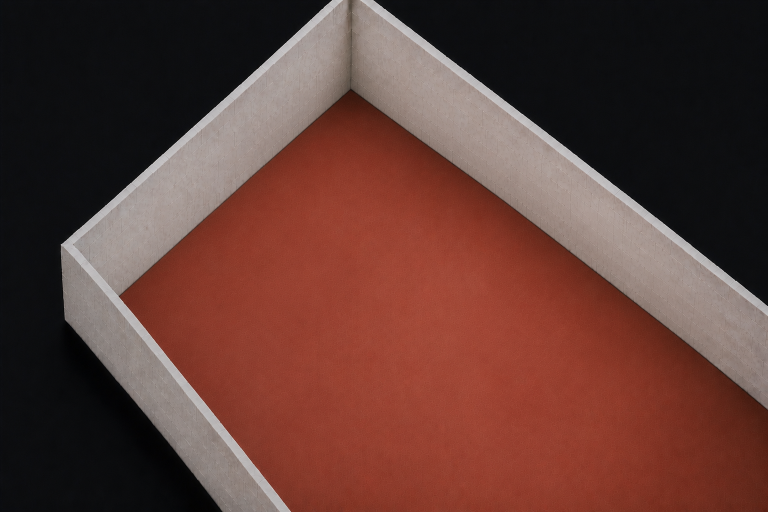
#> input picture media/home/studio-room-assets/layers/00-room-shell.png, 1536 x 1024 px (shown at 1/2 size)
$ python place_rugs_from_markup.py
#> lines starting #> are read from the running program, lines starting #| are printed output that depends on the picture; after the words box and inside, x2 and y2 are one past the last pixel; in counts of white or black regions, pixels touching at a corner belong together
#!/usr/bin/env python3
"""Place the two approved rug candidates onto the locked 00 room shell.

The user markup is the placement authority. The original room shell and rug
master remain unchanged. This writes a versioned composite and registered rug
layer for inspection.
"""

from __future__ import annotations

from pathlib import Path

import cv2
import numpy as np
from PIL import Image, ImageDraw, ImageEnhance, ImageFilter


ROOT = Path(__file__).resolve().parents[1]
SHELL_PATH = ROOT / "layers" / "00-room-shell.png"
RUG_MASTER_PATH = ROOT / "candidates" / "rugs" / "01-rugs-digital-replica-candidate-v1-alpha-full.png"
OUT_DIR = ROOT / "qa" / "rug-placement"
SIZE = (1536, 1024)


def load_rgba(path: Path) -> np.ndarray:
    return np.array(Image.open(path).convert("RGBA"))


def split_rugs(master: np.ndarray) -> tuple[np.ndarray, np.ndarray]:
    alpha = master[:, :, 3]
    count, labels, stats, _ = cv2.connectedComponentsWithStats((alpha > 8).astype(np.uint8), 8)
    components: list[tuple[int, np.ndarray]] = []
    for label in range(1, count):
        x, y, width, height, area = stats[label]
        if area < 1000:
            continue
        crop = master[y : y + height, x : x + width].copy()
        crop[:, :, 3] = np.where(labels[y : y + height, x : x + width] == label, crop[:, :, 3], 0)
        components.append((area, crop))
    if len(components) != 2:
        raise ValueError(f"Expected two rug components, found {len(components)}")
    components.sort(key=lambda item: item[0], reverse=True)
    return components[0][1], components[1][1]


def opaque_corners(image: np.ndarray) -> np.ndarray:
    """Return ordered TL, TR, BR, BL corners of the visible rug quadrilateral."""
    alpha = image[:, :, 3]
    points = cv2.findNonZero((alpha > 32).astype(np.uint8))
    if points is None:
        raise ValueError("Rug has no visible pixels")
    hull = cv2.convexHull(points)
    rect = cv2.minAreaRect(hull)
    box = cv2.boxPoints(rect).astype(np.float32)
    sums = box.sum(axis=1)
    diffs = np.diff(box, axis=1).ravel()
    return np.array(
        [box[np.argmin(sums)], box[np.argmin(diffs)], box[np.argmax(sums)], box[np.argmax(diffs)]],
        dtype=np.float32,
    )


def warp_rgba(image: np.ndarray, destination: np.ndarray) -> np.ndarray:
    source = opaque_corners(image)
    matrix = cv2.getPerspectiveTransform(source, destination.astype(np.float32))
    warped = cv2.warpPerspective(
        image,
        matrix,
        SIZE,
        flags=cv2.INTER_LANCZOS4,
        borderMode=cv2.BORDER_CONSTANT,
        borderValue=(0, 0, 0, 0),
    )
    return warped


def floor_mask(shell: Image.Image) -> Image.Image:
    """Constrain rugs to the visible red floor and keep all wall faces/caps above."""
    rgb = np.array(shell.convert("RGB"))
    red = rgb[:, :, 0].astype(np.int16)
    green = rgb[:, :, 1].astype(np.int16)
    blue = rgb[:, :, 2].astype(np.int16)
    mask = ((red > 75) & (red > green * 1.18) & (red > blue * 1.15)).astype(np.uint8) * 255
    mask = cv2.morphologyEx(mask, cv2.MORPH_CLOSE, np.ones((5, 5), np.uint8))
    mask = cv2.GaussianBlur(mask, (0, 0), 0.6)
    return Image.fromarray(mask, "L")


def room_grade(image: Image.Image) -> Image.Image:
    alpha = image.getchannel("A")
    rgb = ImageEnhance.Color(image.convert("RGB")).enhance(0.88)
    rgb = ImageEnhance.Contrast(rgb).enhance(0.91)
    rgb = ImageEnhance.Brightness(rgb).enhance(0.94)
    rgb = rgb.filter(ImageFilter.GaussianBlur(0.18))
    result = rgb.convert("RGBA")
    result.putalpha(alpha)
    return result


def subtle_contact_shadow(rug_alpha: Image.Image) -> Image.Image:
    edge = rug_alpha.filter(ImageFilter.MaxFilter(5))
    edge = edge.filter(ImageFilter.GaussianBlur(2.2))
    edge = edge.point(lambda value: round(value * 0.12))
    shadow = Image.new("RGBA", SIZE, (45, 25, 18, 0))
    shadow.putalpha(edge)
    return shadow


def build() -> tuple[Path, Path, Path]:
    shell = Image.open(SHELL_PATH).convert("RGBA")
    if shell.size != SIZE:
        raise ValueError(f"Locked shell size changed: {shell.size}")
    large, small = split_rugs(load_rgba(RUG_MASTER_PATH))
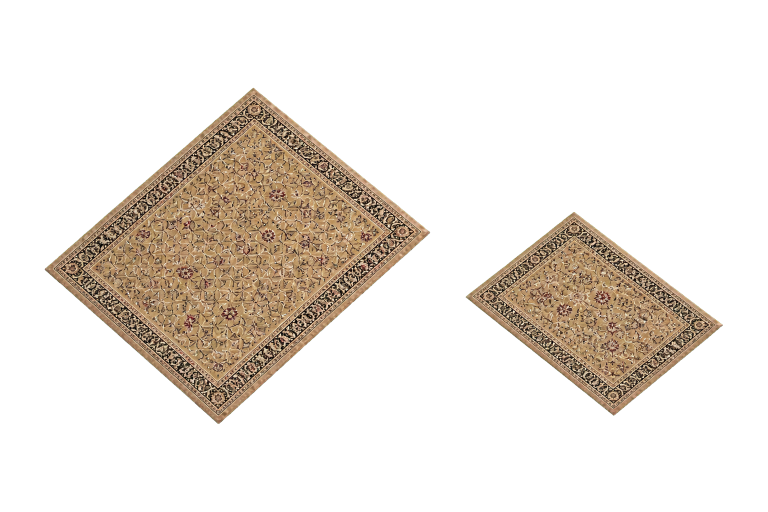
#> input picture media/home/studio-room-assets/candidates/rugs/01-rugs-digital-replica-candidate-v1-alpha-full.png, 1536 x 1024 px (shown at 1/2 size)
#> in load_rgba, returned value is the input picture: shape (1024, 1536, 4); mean R, G, B, A 36.8, 30.1, 23, 58.3
#> in split_rugs, `count, labels, stats, _ = cv2.connectedComponentsWithStats((alpha > 8)..`:
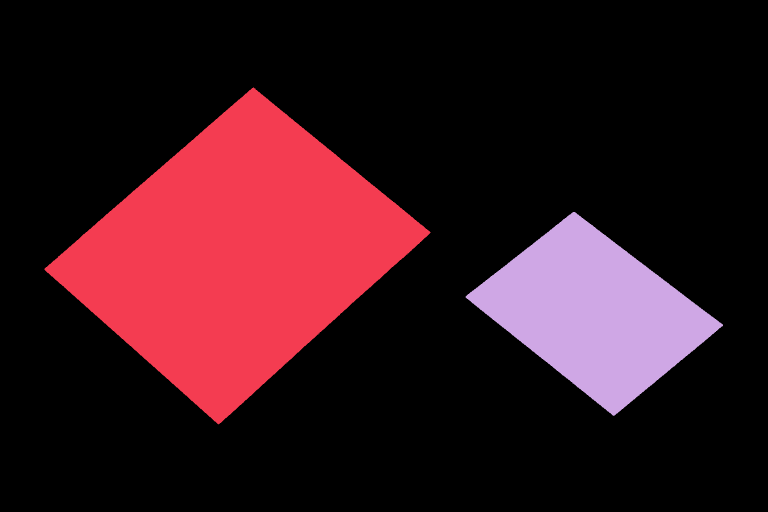
#> labels: shape (1024, 1536) int32 (shown at 1/2 size); 3 distinct labels, from 0 to 2; one colour per label, 0 black
#> in split_rugs, `count, labels, stats, _ = cv2.connectedComponentsWithStats((alpha > 8)..`: count = 3; stats = [[0, 0, 1536, 1024, 1210706], [89, 175, 772, 674, 258588], [931, 424, 515, 408, 103570]]
#> the loop in split_rugs, `for label in range(1, count):` made 2 passes
#> pass 1, in split_rugs, `crop = master[y : y + height, x : x + width].copy()`:
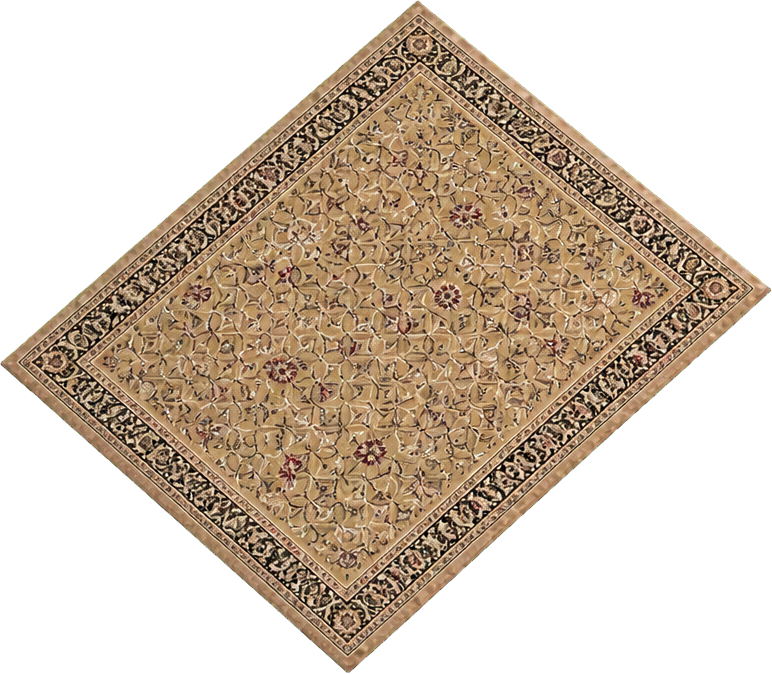
#> crop: shape (674, 772, 4); mean of channels 0, 1, 2, 3 79.8, 65.1, 49.5, 126; transparent parts drawn white
#> after the loop in split_rugs, `for label in range(1, count):`: components = 2 items

    # Markup screenshot is a proportional 1340x894 view of the 1536x1024 shell.
    # Right zone: the four outer turning points of the closed green guide.
    small_dest = np.array(
        [(1043, 596), (1348, 821), (1204, 986), (898, 789)],
        dtype=np.float32,
    )

    # Left guide is open at the foreground-left wall. The visible inner edge is
    # explicitly marked; outer corners extend under the locked foreground wall.
    large_dest = np.array(
        [(430, 426), (718, 709), (524, 944), (145, 650)],
        dtype=np.float32,
    )

    large_warped = warp_rgba(large, large_dest)
#> in opaque_corners, `alpha = image[:, :, 3]`:
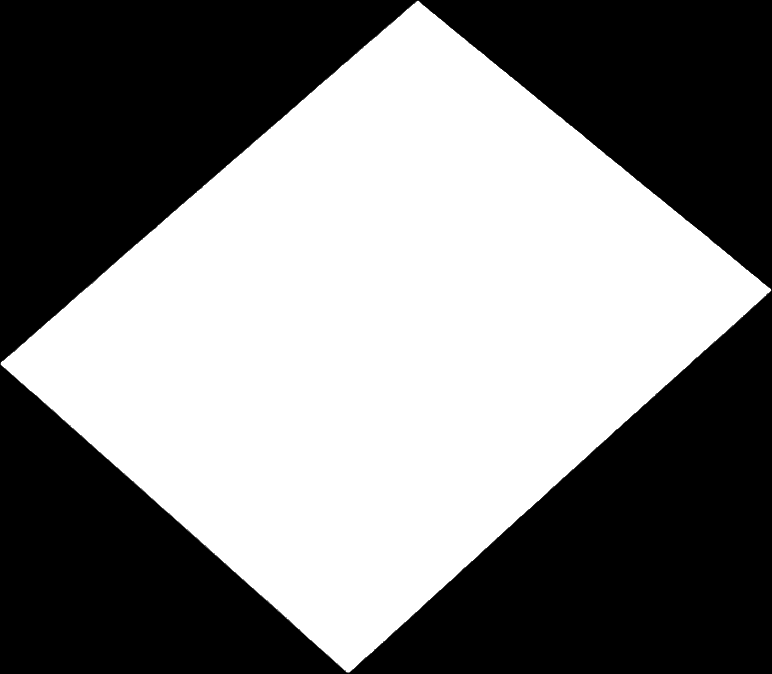
#> alpha: shape (674, 772); min 0, max 255, mean 126
#> in opaque_corners, `points = cv2.findNonZero((alpha > 32).astype(np.uint8))`: points = contour of 258077 points, box (x1, y1, x2, y2) (0, 1, 771, 673), area 800
#> in opaque_corners, `hull = cv2.convexHull(points)`: hull = contour of 22 points, box (x1, y1, x2, y2) (0, 1, 771, 673), area 258658
#> in opaque_corners, `rect = cv2.minAreaRect(hull)`: rect = ((385.4, 326.5), (621.8, 464.8), -42.16)
#> in opaque_corners, `box = cv2.boxPoints(rect).astype(np.float32)`: box = [[310.9, 707.4], [-1.04, 362.8], [459.9, -54.5], [771.9, 290.1]]
#> in opaque_corners, `sums = box.sum(axis=1)`: sums = [1018.4, 361.8, 405.4, 1061.9]
#> in opaque_corners, `diffs = np.diff(box, axis=1).ravel()`: diffs = [396.5, 363.9, -514.4, -481.8]
#> in warp_rgba, `source = opaque_corners(image)`: source = [[-1.04, 362.8], [459.9, -54.5], [771.9, 290.1], [310.9, 707.4]]
#> in warp_rgba, `matrix = cv2.getPerspectiveTransform(source, destination.astype(np.flo..`: matrix = [[0.0264, -0.8, 662.9], [0.555, -0.202, 443.3], [-4.18e-05, -0.000367, 1]]
    small_warped = warp_rgba(small, small_dest)
#> in opaque_corners (call 2), `alpha = image[:, :, 3]`:
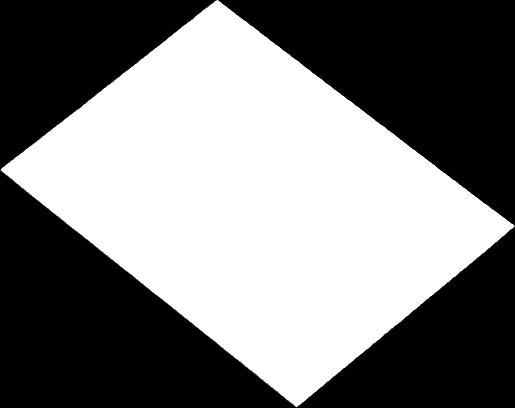
#> alpha: shape (408, 515); min 0, max 255, mean 124.7
#> in opaque_corners (call 2), `points = cv2.findNonZero((alpha > 32).astype(np.uint8))`: points = contour of 103273 points, box (x1, y1, x2, y2) (0, 0, 515, 407), area 294
#> in opaque_corners (call 2), `hull = cv2.convexHull(points)`: hull = contour of 23 points, box (x1, y1, x2, y2) (0, 0, 515, 407), area 103497
#> in opaque_corners (call 2), `rect = cv2.minAreaRect(hull)`: rect = ((256.9, 197.7), (278.6, 437.2), -51.38)
#> in opaque_corners (call 2), `box = cv2.boxPoints(rect).astype(np.float32)`: box = [[340.7, 442.9], [-0.833, 170], [173.1, -47.6], [514.6, 225.3]]
#> in opaque_corners (call 2), `sums = box.sum(axis=1)`: sums = [783.6, 169.2, 125.5, 739.9]
#> in opaque_corners (call 2), `diffs = np.diff(box, axis=1).ravel()`: diffs = [102.2, 170.9, -220.7, -289.3]
    rugs = Image.fromarray(cv2.add(large_warped, small_warped), "RGBA")

    visible_floor = floor_mask(shell)
#> in floor_mask, rgb is the input picture: shape (1024, 1536, 3); mean R, G, B 97.3, 60.9, 54.1
#> in floor_mask, `mask = ((red > 75) & (red > green * 1.18) & (red > blue * 1.15)).astyp..`:
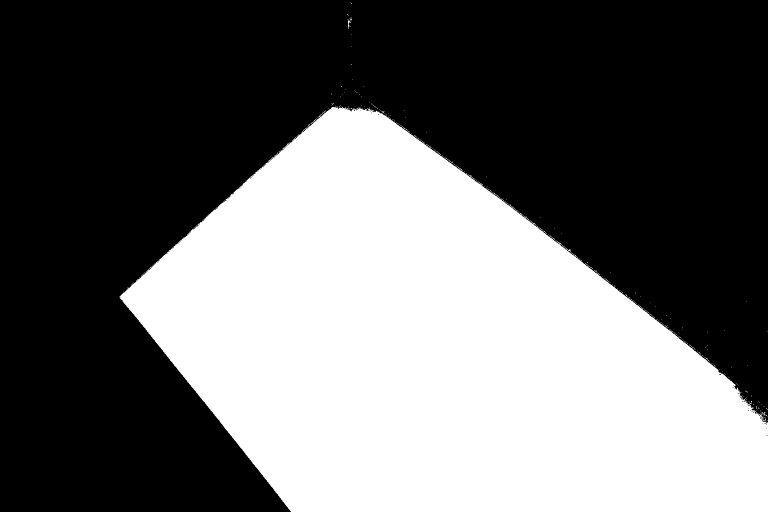
#> mask: shape (1024, 1536) (shown at 1/2 size); 42.1% white; 212 white regions (210 under 20 px), largest, box (x1, y1, x2, y2) and area: (239, 212, 1536, 1024) 661728, (696, 41, 701, 58) 37
#> in floor_mask, `mask = cv2.morphologyEx(mask, cv2.MORPH_CLOSE, np.ones((5, 5), np.uint..`: mask: shape (1024, 1536); 42.3% white; 61 white regions (59 under 20 px), largest, box (x1, y1, x2, y2) and area: (239, 207, 1536, 1024) 664726, (695, 35, 704, 58) 84
    rugs.putalpha(Image.composite(rugs.getchannel("A"), Image.new("L", SIZE, 0), visible_floor))
    rugs = room_grade(rugs)

    OUT_DIR.mkdir(parents=True, exist_ok=True)
    layer_path = OUT_DIR / "01-rugs-markup-placement-v1.png"
    rugs.save(layer_path)

    composite = shell.copy()
    composite.alpha_composite(subtle_contact_shadow(rugs.getchannel("A")))
    composite.alpha_composite(rugs)
    composite_path = OUT_DIR / "00-shell-plus-rugs-v1.png"
    composite.convert("RGB").save(composite_path, quality=97)

    inspection = composite.copy()
    draw = ImageDraw.Draw(inspection)
    draw.line([tuple(p) for p in large_dest] + [tuple(large_dest[0])], fill=(0, 255, 0, 190), width=3)
    draw.line([tuple(p) for p in small_dest] + [tuple(small_dest[0])], fill=(0, 255, 0, 190), width=3)
    inspection_path = OUT_DIR / "00-shell-plus-rugs-v1-placement-check.png"
    inspection.convert("RGB").save(inspection_path, quality=95)
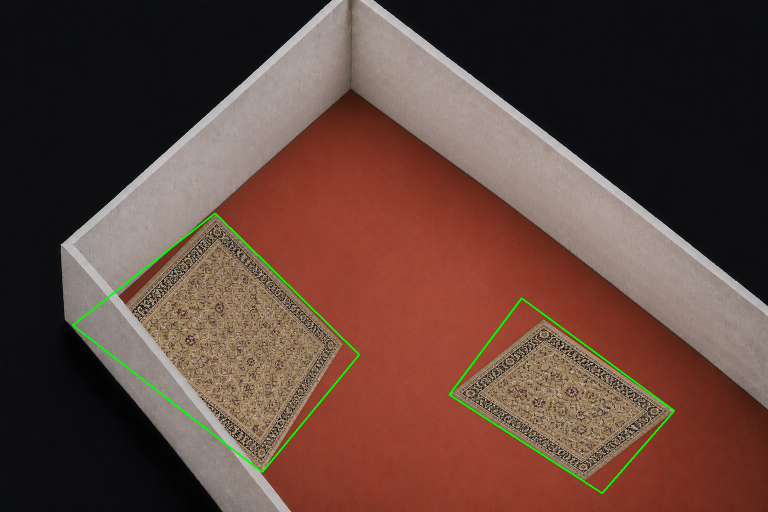
#> saved as 00-shell-plus-rugs-v1-placement-check.png: PIL image 1536x1024 RGB (shown at 1/2 size); mean R, G, B 95.6, 68.1, 58.8
    return layer_path, composite_path, inspection_path


if __name__ == "__main__":
    for path in build():
        print(path)
